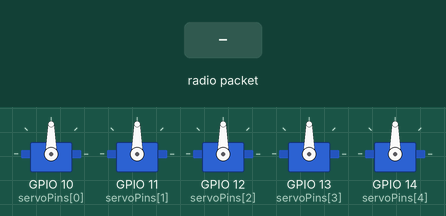
Bench run of a program on a simulated ESP32. On the bench: 5 × servo. The inputs (shaded band) are chosen by the test bench.

Above: at 1.2 s.
1.3 s: radio packet "1" arrives
At 2.2 s:
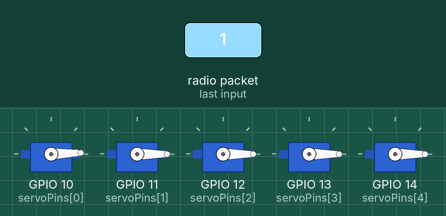
Timing chart, 0 to 4.3 s (numbered marks = the images above; inputs shaded):
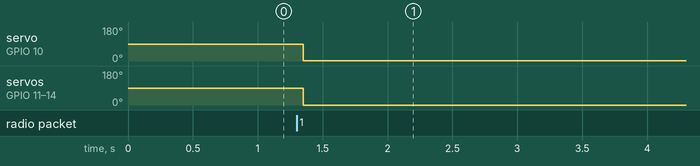

Measured:
- after the input at 1.3 s, servo on GPIO 10 (servoPins[0]): 90° → 2° after 0.05 s; servo on GPIO 11 (servoPins[1]), servo on GPIO 12 (servoPins[2]), servo on GPIO 13 (servoPins[3]), servo on GPIO 14 (servoPins[4]): 90° → 0° after 0.05 s

The program:

main.cpp
```cpp
#include <Arduino.h>
#include <ESP32Servo.h>
#include <WiFi.h>
#include <esp_now.h>

Servo servos[5];
const int servoPins[5] = {10, 11, 12, 13, 14};

typedef struct __attribute__((packed))
{
  int potValue[5];
} potData_t;

potData_t Data;

void DataReceived(const uint8_t *mac, const uint8_t *incomingData, int len)
{
  memcpy(&Data, incomingData, sizeof(Data));
  for (int i = 0; i < 5; i++)
  {
    int range = map(Data.potValue[i], 0, 4095, 0, 180);
    int angle = constrain(range, 0, 180);
    servos[i].write(angle);
  }
}

void setup()
{
  Serial.begin(115200);

  WiFi.mode(WIFI_STA);

  esp_now_init();
  esp_now_register_recv_cb(DataReceived);

  for (int i = 0; i < 5; i++)
  {
    servos[i].attach(servoPins[i]);
  }
}

void loop() {}
```
